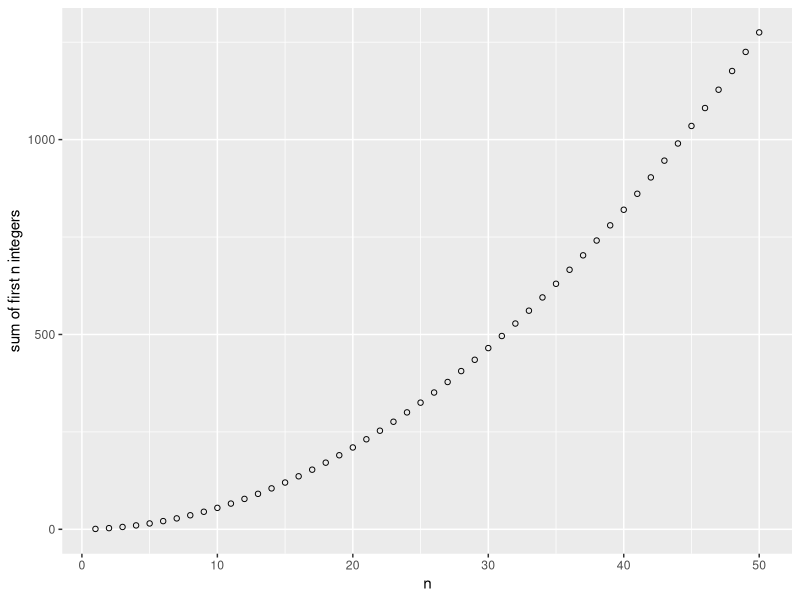

Source code (R):
## ---- chunk 1
#| label: decibel-conversions
#| echo: true
10**(seq(from=0, to=110, by=10)/10)
## ---- chunk 2
#| label: integer-partial-sums
#| echo: false
#| out-width: 60%
#| fig-align: 'center'
#| fig-format: svg
#| fig-alt: "Plot of the sum of the first n integers."
#| fig-width: 4
#| fig-height: 2
#| cache: true

library(ggplot2)

xvar = seq(1, 50, by=1)
yvar = 0.5*(xvar**2 + xvar) 

ggplot(data.frame(), aes(x=xvar, y=yvar)) +
  geom_point(shape=1) +
  labs(x="n", y="sum of first n integers")
## ---- chunk 3
a <- function(n) {
  # first two terms are 1 and 2
  if (n == 0 || n == 1) { return(n+1) }
  # Fibonacci rule, but * rather than +
  return(a(n-1)*a(n-2))
}
## ---- chunk 4
#| echo: false
terms <- c()
for (n in 0:7) { terms <- c(terms, a(n)) }
terms
